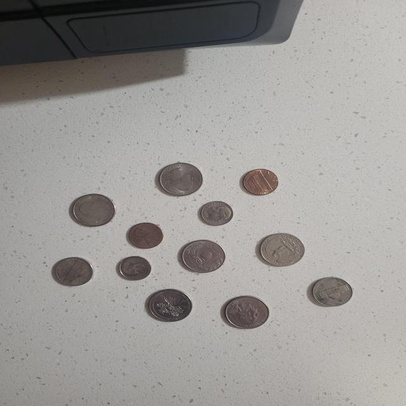
#> input picture advance_tasks/task3/images/SPOILER_coins_image.jpg, 406 x 406 px, shrunk from 640 x 640 before the run, found by its file name
$ jupyter execute task3_2.ipynb
#> lines starting #> are read from the running program, lines starting #| are printed output that depends on the picture; after the words box and inside, x2 and y2 are one past the last pixel; in counts of white or black regions, pixels touching at a corner belong together
[cell 1]
import cv2
import matplotlib.pyplot as plt

[cell 2]
coins = cv2.imread(r"images\SPOILER_coins_image.jpg")
#> coins is the input picture: shape (406, 406, 3); mean B, G, R 149.4, 152.2, 154.5
shapes = cv2.imread(r"images\SPOILER_shapes.jpg")
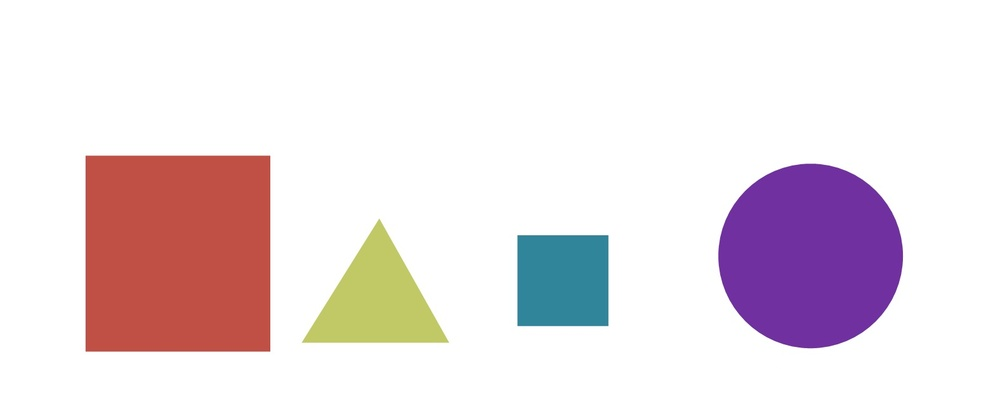
#> input picture advance_tasks/task3/images/SPOILER_shapes.jpg, 1000 x 409 px, shrunk from 1576 x 645 before the run, found by its file name
#> shapes is the input picture: shape (409, 1000, 3); mean B, G, R 226.7, 222.2, 234.4

[cell 3]
def contour_detection(img, threshold1, threshold2):
#> called with threshold1 = 50, threshold2 = 150
    contour_img = img.copy()
    img = cv2.cvtColor(img, cv2.COLOR_BGR2GRAY)

    Gussing_Blurring = cv2.GaussianBlur(img, (13,5), 0)
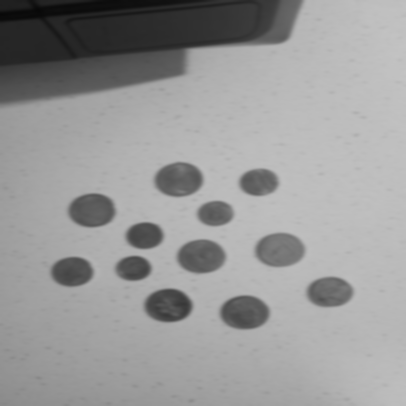
#> Gussing_Blurring: shape (406, 406); min 8, max 195, mean 152.6

    edges = cv2.Canny(Gussing_Blurring, threshold1, threshold2)
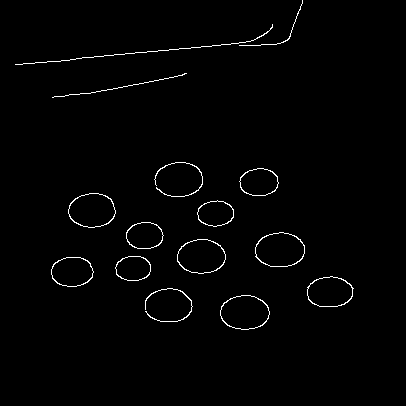
#> edges: shape (406, 406); 1.3% white in thin lines or dots, all inside (x1, y1, x2, y2) = (15, 0, 354, 330)


    contours, _ = cv2.findContours(edges, cv2.RETR_EXTERNAL, cv2.CHAIN_APPROX_SIMPLE)
#> contours = 15 contours, 3 with area under 20; largest, box (x1, y1, x2, y2) and area: (255, 232, 305, 267) 1338, (220, 295, 270, 330) 1310, (177, 239, 226, 274) 1285, (68, 193, 116, 228) 1252, (307, 276, 354, 307) 1098
    cv2.drawContours(contour_img, contours, -1, (0, 255, 0), 3)
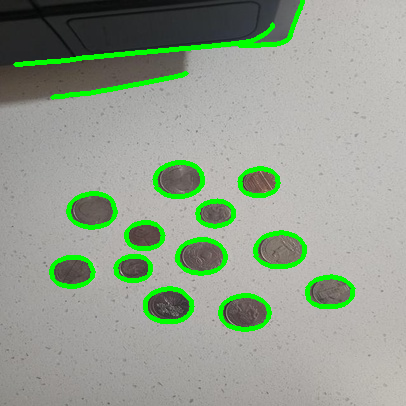
#> contour_img: shape (406, 406, 3); 5.46% of pixels changed, all inside (x1, y1, x2, y2) = (13, 0, 356, 332)

    plt.imshow(contour_img)
    plt.title("image contour")
    plt.axis('off')
    plt.show()

[cell 4]
contour_detection(coins, 50, 150)

[cell 5]
contour_detection(shapes, 50, 150)
#> call 2 of contour_detection, with threshold1 = 50, threshold2 = 150
#> in contour_detection (call 2), `img = cv2.cvtColor(img, cv2.COLOR_BGR2GRAY)`:
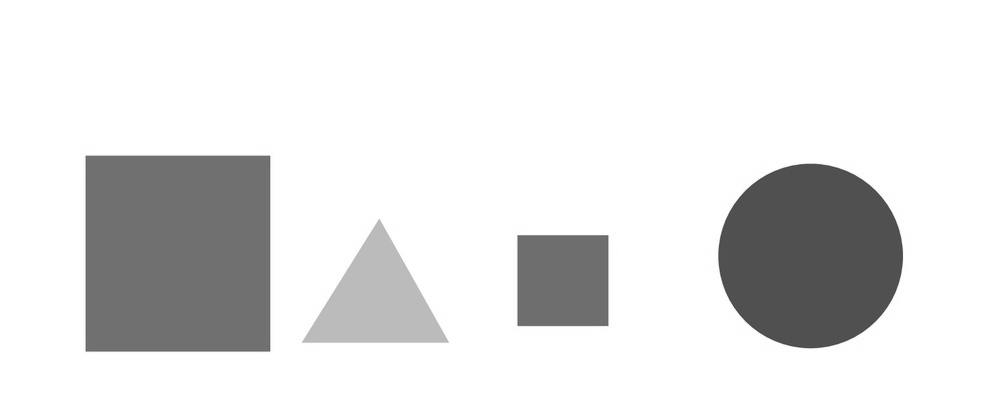
#> img: shape (409, 1000); min 61, max 255, mean 226.4
#> in contour_detection (call 2), `edges = cv2.Canny(Gussing_Blurring, threshold1, threshold2)`:
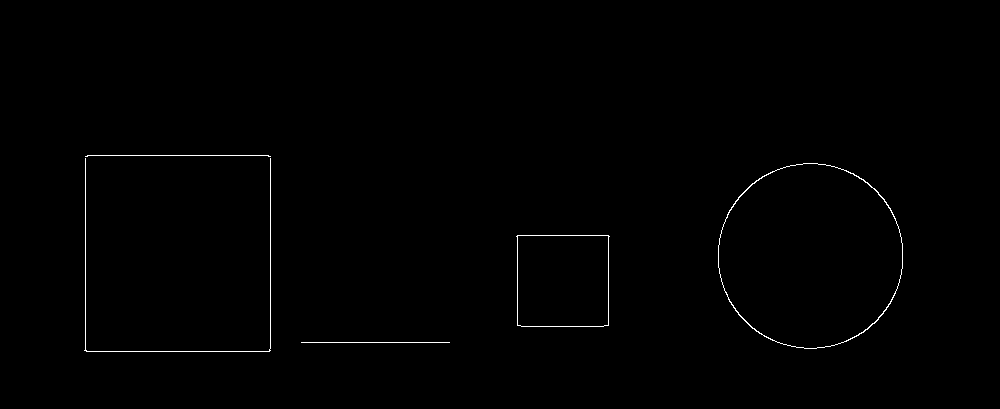
#> edges: shape (409, 1000); 0.48% white in thin lines or dots, all inside (x1, y1, x2, y2) = (84, 155, 903, 352)
#> in contour_detection (call 2), `contours, _ = cv2.findContours(edges, cv2.RETR_EXTERNAL, cv2.CHAIN_APP..`: contours = 5 contours, 3 with area under 20; largest, box (x1, y1, x2, y2) and area: (718, 163, 903, 349) 26825, (516, 235, 610, 327) 8275
#> in contour_detection (call 2), `cv2.drawContours(contour_img, contours, -1, (0, 255, 0), 3)`:
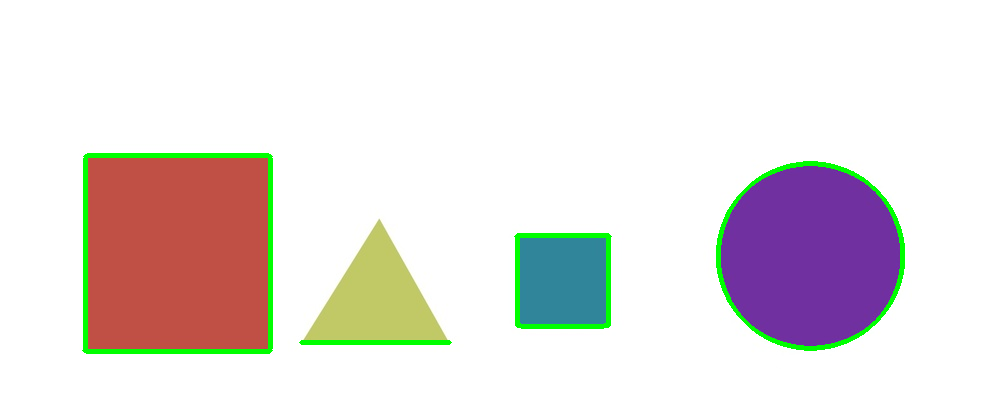
#> contour_img: shape (409, 1000, 3); 2.19% of pixels changed, all inside (x1, y1, x2, y2) = (82, 153, 905, 354)
